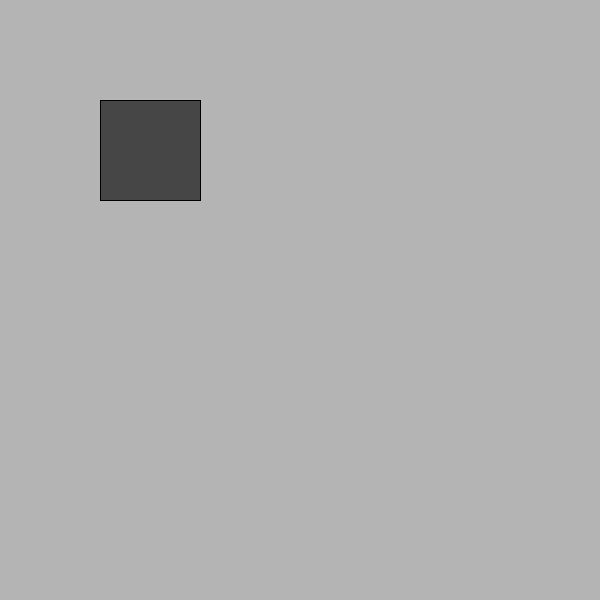
Frame 1 (no input)
Frame 60 (the mouse pressed at the canvas centre just before this capture): identical to frame 1, image omitted
Frame 120 (the mouse held since frame 60 and released just before this capture): identical to frame 1, image omitted

The Processing sketch that drew this single still picture (run headless with seeded random() and noise(); from frame 60 on, the mouse is pressed at the canvas centre):

// Processing sketch: sketch_240528b
// ── sketch_240528b.pde
// tema: intro a funciones + RESET
// sueltos: dist, map, hsb, &&||
// OBJETIVO: programa que cambie color de fondo con boton cuadrado

// declaro mis variables
color colorDeFondo;
color colorDeBoton;
float posX, posY, tam;  // de mi boton

void setup(){
  size( 600, 600 );
  colorMode( HSB, 360, 100, 100 );
  
  // doy valor INICIAL a mis variables
  iniciarVariables();
}

void draw(){
  background( colorDeFondo );
  
  // dibujo mi boton cuadrado
  dibujarMiBoton();
  
}

void mousePressed(){
  // funcionalidad de mi boton = zona cuadrado
  if( estoyDentroDeMiBoton() ){
    colorDeFondo = color( random(0, 60), 70, 90 );
  }
}

void keyPressed(){
  if( key == ' ' )
    iniciarVariables();
}

// ── FuncionesDeUsuario.pde
// funciones creadas por el programador

void iniciarVariables(){  //volver mis variables al valor original
  colorDeFondo = color( 255 );
  colorDeBoton = color( 100 ); 
  posX = 100;
  posY = 100;
  tam = 100;
}

void dibujarMiBoton(){
  pushStyle();
  fill( colorDeBoton );
  rect( posX, posY, tam, tam );
  popStyle();
}

boolean estoyDentroDeMiBoton(){
  boolean resultado = mouseX > posX && mouseX < posX+tam && mouseX > posY && mouseY < posY+tam;
  return resultado;
}

int suma(){
  int i = 1+1;
  return i;
}
